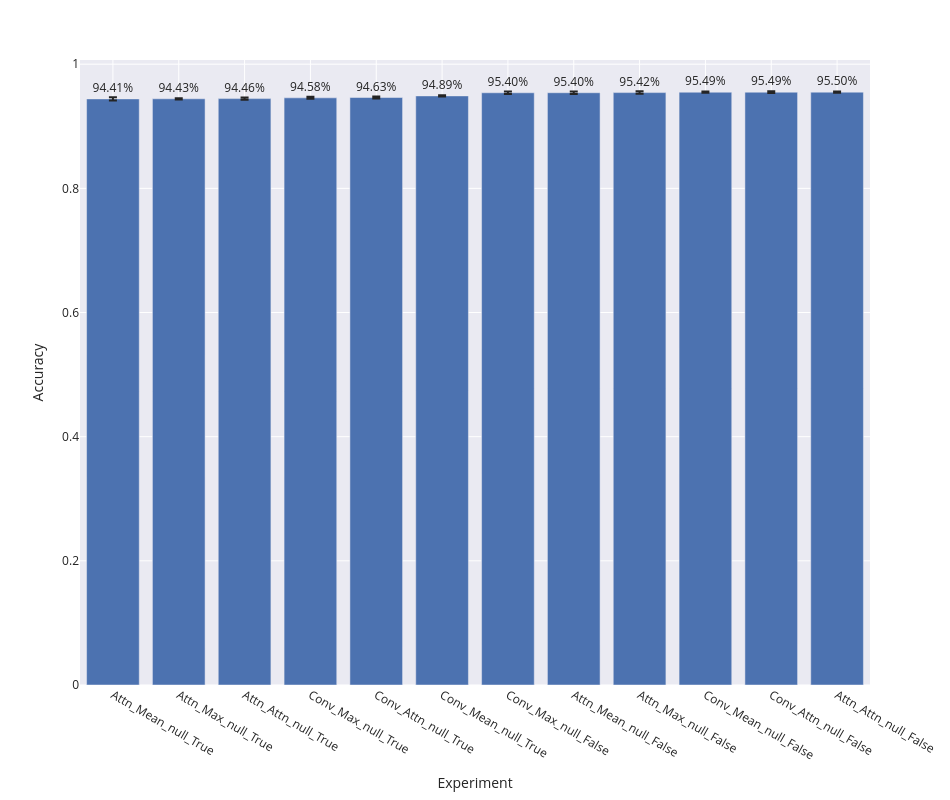

Here is the notebook cell this chart was saved with:
### Code cell
bar_plot(label_wise_metrics_agg, 'accuracy')

### Figure 1 — Plotly figure (JSON) as saved in the notebook; plotly's stock layout.template omitted (floating-point values rounded to 4 significant figures)
{"data": [{"alignmentgroup": "True", "error_y": {"array": [0.002494, 0.0009732, 0.001934, 0.001624, 0.001478, 0.001087, 0.00186, 0.002072, 0.001978, 0.00103, 0.001504, 0.001037]}, "hovertemplate": "expr=%{x}<br>accuracy_mean=%{text}<extra></extra>", "legendgroup": "", "marker": {"color": "rgb(76,114,176)", "pattern": {"shape": ""}}, "name": "", "offsetgroup": "", "orientation": "v", "showlegend": false, "text": [0.9441, 0.9443, 0.9446, 0.9458, 0.9463, 0.9489, 0.954, 0.954, 0.9542, 0.9549, 0.9549, 0.955], "textposition": "outside", "texttemplate": "%{text:.2%}", "type": "bar", "x": ["Attn_Mean_null_True", "Attn_Max_null_True", "Attn_Attn_null_True", "Conv_Max_null_True", "Conv_Attn_null_True", "Conv_Mean_null_True", "Conv_Max_null_False", "Attn_Mean_null_False", "Attn_Max_null_False", "Conv_Mean_null_False", "Conv_Attn_null_False", "Attn_Attn_null_False"], "xaxis": "x", "y": [0.9441, 0.9443, 0.9446, 0.9458, 0.9463, 0.9489, 0.954, 0.954, 0.9542, 0.9549, 0.9549, 0.955], "yaxis": "y"}], "layout": {"barmode": "group", "height": 800, "legend": {"tracegroupgap": 0}, "margin": {"t": 60}, "width": 950, "xaxis": {"anchor": "y", "domain": [0, 1], "title": {"text": "Experiment"}}, "yaxis": {"anchor": "x", "domain": [0, 1], "title": {"text": "Accuracy"}}}}
